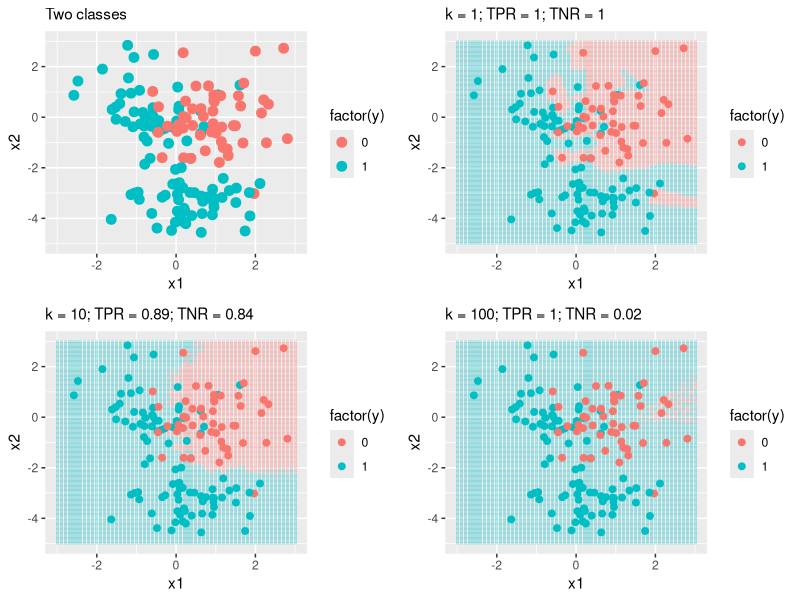
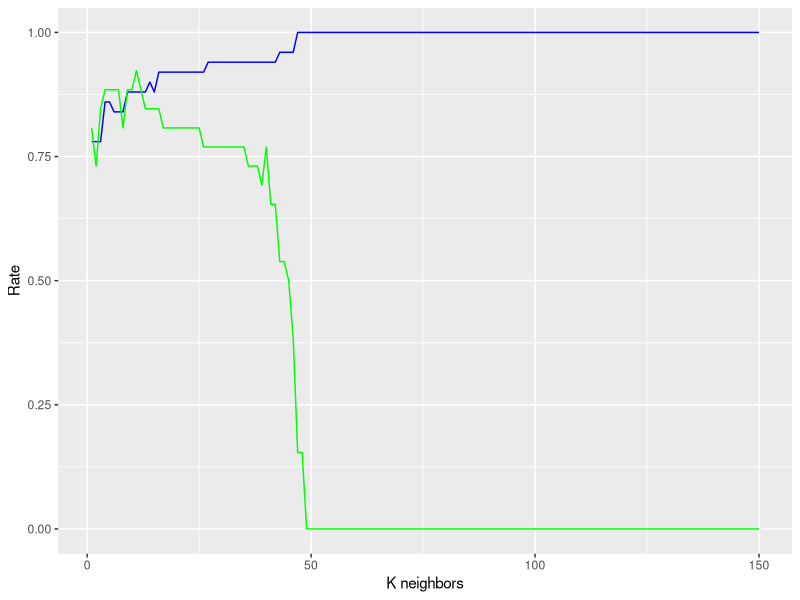

Recreate these plots in R, in order.
## ---- chunk 1
  library(ggplot2)
  library(class)
  set.seed(100)
  n <- 150
  df <- data.frame(y = c(rep(1, n/3),rep(0, n/3),rep(1, n/3)),
                 x1 = c(rnorm(n/3, -0.7, 1), rnorm(n/3, 1, 0.7), rnorm(n/3, 0.5, 1)),
                 x2 = c(rnorm(n/3, 0, 1.5), rnorm(n/3, 0, 1), rnorm(n/3, -3.5, 0.8)),
                 sample = round(runif(n)))

  test <- expand.grid(x1 = seq(-3, 3, 0.1), x2 = seq(-5,3, 0.05))
  g0 <- ggplot() +
          geom_point(aes(x = x1, y = x2, colour = factor(y)), data = df, alpha = 1, size = 3, shape = 19) +
      xlim(-3, 3) + ylim(-5, 3)  + ggtitle("Two classes")  +theme(plot.title = element_text(size = 11))
  
  for(i in c(1, 10, 100)){
    res <- knn(df[,2:3], test, df$y, k = i, prob=TRUE)
    test$y <- as.character(res)
    test$prob <- as.numeric(attr(res,"prob"))
   
    res2 <- knn(df[,2:3], df[,2:3], df$y, k = i)
    est <- table(df$y,res2)
    tpr <- est[2,2]/sum(df$y)
    tnr <- est[1,1]/sum(df$y==0)
    
    g <- ggplot() +
          geom_point(aes(x = x1, y = x2, colour = factor(y)), data = test, alpha = 0.15, size = 0.7, shape = 15) +
          geom_point(aes(x = x1, y = x2, colour = factor(y)), data = df, alpha = 1, size = 2, shape = 19) +
          xlim(-3, 3) + ylim(-5, 3) + ggtitle(paste0("k = ", i, "; TPR = ", tpr, "; TNR = ", tnr)) +theme(plot.title = element_text(size = 11))
    assign(paste0("g",i), g)
    test <- test[,c(-3,-4)]
    
  }
  
  library(gridExtra)
  grid.arrange(g0, g1, g10, g100)
    
## ---- chunk 2
  library(ggplot2)
  library(class)
  set.seed(100)

  train <- df[df$sample==0, 1:3] 
  test <- df[df$sample==1, 1:3] 
 
  calc <- data.frame()
  for(i in seq(1,n,1)){
    res <- knn(train[,2:3], test[,2:3], train$y, k = i)
    est <- table(test$y,res)
    tpr <- est[2,2]/sum(test$y)
    tnr <- est[1,1]/sum(test$y==0)
    calc <- rbind(calc, data.frame(k = i, tpr = tpr, tnr = tnr))
  }
  ggplot() + 
    geom_line(aes(x = k, y = tpr), data = calc, colour = "blue") + 
    geom_line(aes(x = k, y = tnr), data = calc, colour = "green") + 
    ylab("Rate") + xlab("K neighbors") 
    
